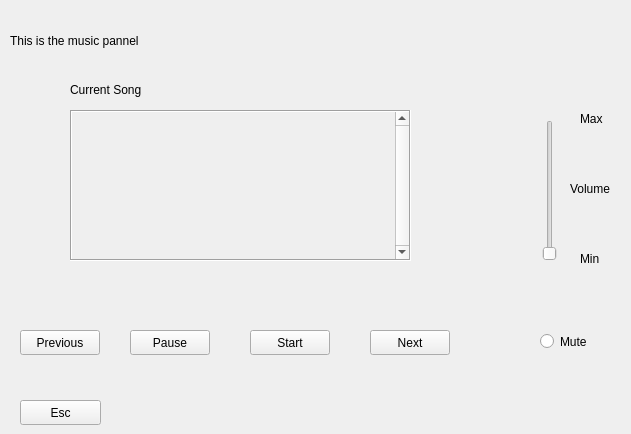
    <widget class="QWidget" name="Music_widget">
     <widget class="QLabel" name="MusicPanelText">
      <property name="geometry">
       <rect>
        <x>10</x>
        <y>10</y>
        <width>211</width>
        <height>61</height>
       </rect>
      </property>
      <property name="text">
       <string>This is the music pannel</string>
      </property>
     </widget>
     <widget class="QPushButton" name="MusicW_EscBtn">
      <property name="geometry">
       <rect>
        <x>20</x>
        <y>400</y>
        <width>81</width>
        <height>25</height>
       </rect>
      </property>
      <property name="text">
       <string>Esc</string>
      </property>
     </widget>
     <widget class="QPushButton" name="PauseButton">
      <property name="geometry">
       <rect>
        <x>130</x>
        <y>330</y>
        <width>80</width>
        <height>25</height>
       </rect>
      </property>
      <property name="text">
       <string>Pause</string>
      </property>
     </widget>
     <widget class="QLabel" name="Max">
      <property name="geometry">
       <rect>
        <x>580</x>
        <y>110</y>
        <width>29</width>
        <height>17</height>
       </rect>
      </property>
      <property name="text">
       <string>Max</string>
      </property>
     </widget>
     <widget class="QLabel" name="CurrentSong_Label">
      <property name="geometry">
       <rect>
        <x>70</x>
        <y>80</y>
        <width>271</width>
        <height>20</height>
       </rect>
      </property>
      <property name="text">
       <string>Current Song</string>
      </property>
     </widget>
     <widget class="QLabel" name="Volume">
      <property name="geometry">
       <rect>
        <x>570</x>
        <y>180</y>
        <width>52</width>
        <height>17</height>
       </rect>
      </property>
      <property name="text">
       <string>Volume</string>
      </property>
     </widget>
     <widget class="QLabel" name="Min">
      <property name="geometry">
       <rect>
        <x>580</x>
        <y>250</y>
        <width>26</width>
        <height>17</height>
       </rect>
      </property>
      <property name="text">
       <string>Min</string>
      </property>
     </widget>
     <widget class="QPushButton" name="NextButton">
      <property name="geometry">
       <rect>
        <x>370</x>
        <y>330</y>
        <width>80</width>
        <height>25</height>
       </rect>
      </property>
      <property name="text">
       <string>Next</string>
      </property>
     </widget>
     <widget class="QScrollArea" name="scrollArea">
      <property name="geometry">
       <rect>
        <x>70</x>
        <y>110</y>
        <width>341</width>
        <height>151</height>
       </rect>
      </property>
      <property name="frameShape">
       <enum>QFrame::Box</enum>
      </property>
      <property name="verticalScrollBarPolicy">
       <enum>Qt::ScrollBarAlwaysOn</enum>
      </property>
      <property name="widgetResizable">
       <bool>true</bool>
      </property>
      <widget class="QWidget" name="ScrollSong">
       <property name="geometry">
        <rect>
         <x>0</x>
         <y>0</y>
         <width>323</width>
         <height>147</height>
        </rect>
       </property>
      </widget>
     </widget>
     <widget class="QPushButton" name="PrevButton">
      <property name="geometry">
       <rect>
        <x>20</x>
        <y>330</y>
        <width>80</width>
        <height>25</height>
       </rect>
      </property>
      <property name="text">
       <string>Previous</string>
      </property>
     </widget>
     <widget class="QSlider" name="verticalSlider">
      <property name="geometry">
       <rect>
        <x>540</x>
        <y>120</y>
        <width>20</width>
        <height>141</height>
       </rect>
      </property>
      <property name="orientation">
       <enum>Qt::Vertical</enum>
      </property>
     </widget>
     <widget class="QPushButton" name="StartButton">
      <property name="geometry">
       <rect>
        <x>250</x>
        <y>330</y>
        <width>80</width>
        <height>25</height>
       </rect>
      </property>
      <property name="text">
       <string>Start</string>
      </property>
     </widget>
     <widget class="QRadioButton" name="MuteRadioButton">
      <property name="geometry">
       <rect>
        <x>540</x>
        <y>330</y>
        <width>61</width>
        <height>23</height>
       </rect>
      </property>
      <property name="text">
       <string>Mute</string>
      </property>
     </widget>
    </widget>
